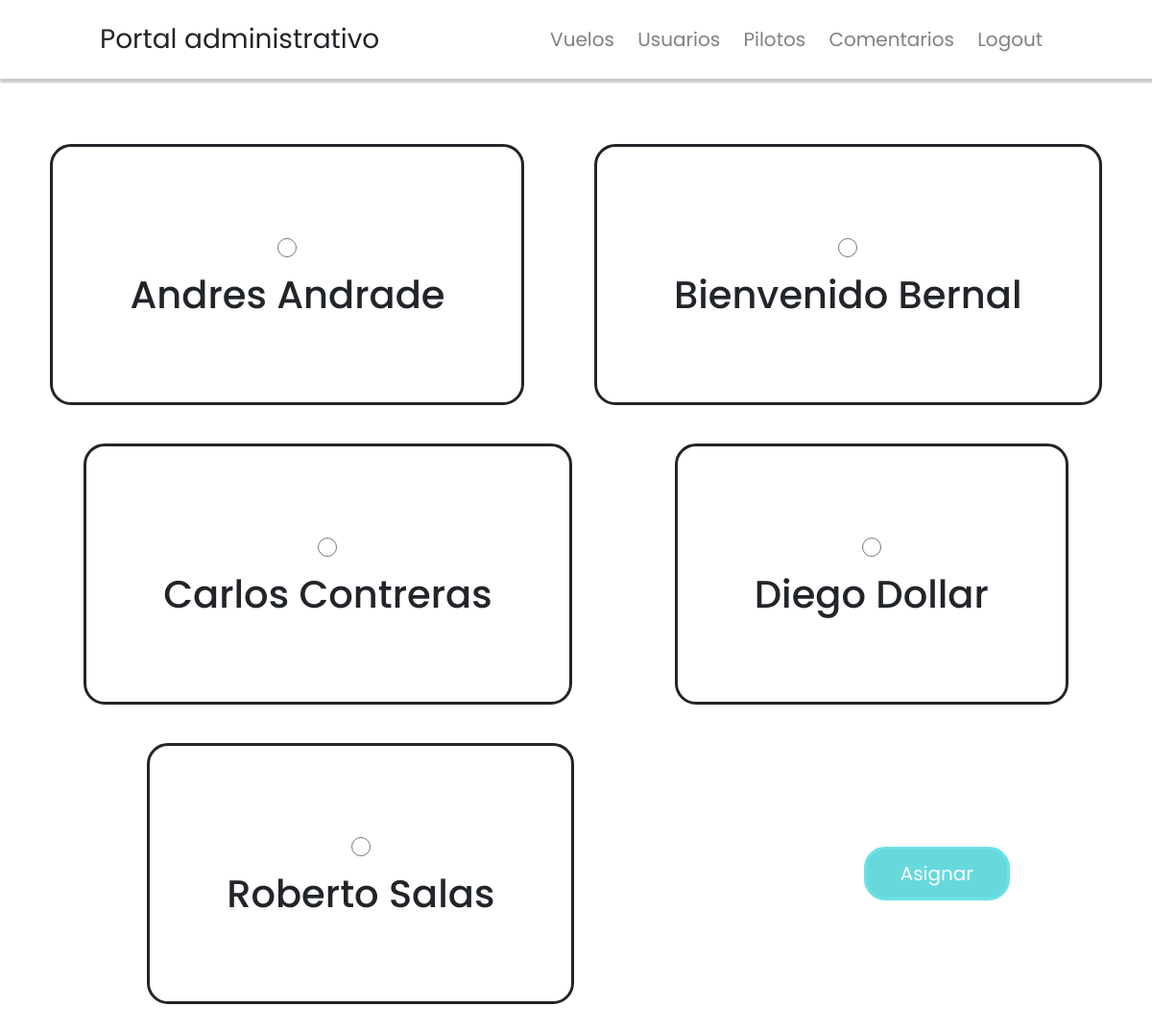
The app's page /admin/flight/assign/1 with its own data.
### website/models.py (models this page shows)
class User(db.Model, UserMixin):
    id = db.Column(db.Integer, primary_key=True)
    name = db.Column(db.String(100))
    email = db.Column(db.String(100))
    password = db.Column(db.String(100))
    role = db.Column(db.String(100))
    dob = db.Column(db.String(100))
    nationality = db.Column(db.String(100))
    contact_no = db.Column(db.String(100))
    address = db.Column(db.String(100))

### website/admin.py (the view)
@admin.route('/flight/assign/<id>', methods=['GET'])
def assign_flight(id):
    flight = Flight.query.filter_by(id=id).first()
    try:
        assigned = request.args['assigned']
        flight = Flight.query.filter_by(id=id).first()
        flight.pilotid=assigned
        db.session.commit()
        flash('Assigned Flight', category='success')
        return redirect('/admin/flights')
    except:
        pass
    pilots = User.query.filter_by(role='pilot').all()
    used_pilots = Flight.query.all()
    for pilot in used_pilots:
        pilot = User.query.filter_by(id=pilot.pilotid).first()
        if pilot in pilots:
            pilots.remove(pilot)
    return render_template('/admin/assign-flight.html', flights=pilots)

### website/templates/admin/assign-flight.html (shortened to what this page needs)
{% extends '/admin/base.html' %}
{% block body %}
<br><br>
<div class="flights">
    <form class="flights">
        <div class="flights">
        {% for flight in flights %}
        <div class="flight">
            <input style="width: 20px; height: 20px; margin: 15px;" type="radio" name="assigned" value="{{flight.id}}" id="">
            <h1 class="airline-name">{{flight.name}}</h1>
        </div>
        {% endfor %}
        <br><br>
        <button>Asignar</button>
    </div>
    </form>
</div>
<br><br><br>
{% endblock %}

### website/static/nav.css (style rules this page uses)
* { padding: 0px; margin: 0px; box-sizing: border-box; }
body { font-family: 'Poppins', sans-serif; }

### website/templates/admin/base.html (style rules this page uses)
* { margin: 0px; }

### website/templates/admin/assign-flight.html (style rules this page uses)
body { font-family: 'Poppins', sans-serif; text-align: center; }
.flights { display: flex; justify-content: space-evenly; align-items: center; flex-wrap: wrap; }
.flight { border: 3px solid; padding: 80px; border-radius: 22px; margin: 20px; }
button { margin: 15px; padding: 10px 35px; font-size: 20px; border: 3px solid rgb(108, 225, 230); background-color: rgb(103, 217, 221); border-radius: 22px; color: white; cursor: pointer; }

### records on screen
User: name "Andres Andrade"
User: name "Bienvenido Bernal"
User: name "Carlos Contreras"
User: name "Diego Dollar"
User: name "Roberto Salas"
